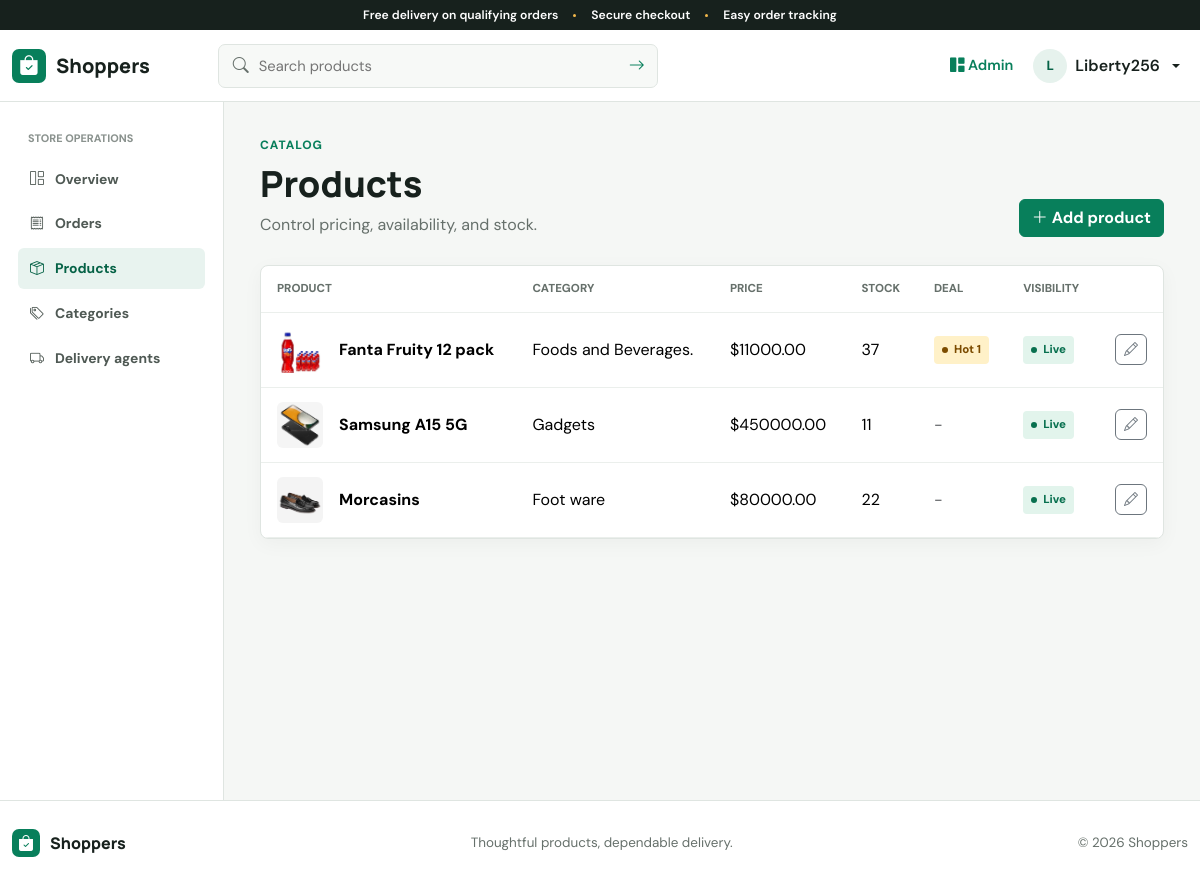
Page /dashboard/products/ (signed in) on the committed database.
### market/models.py (models this page shows, shortened)
class product(models.Model):
    name = models.CharField(max_length=100)
    price = models.DecimalField(max_digits=10, decimal_places=2)
    category = models.ForeignKey(categories, on_delete=models.CASCADE)
    description = models.TextField()
    image = models.ImageField(upload_to='product_images/', blank=True)
    stock = models.PositiveIntegerField(default=0)
    is_active = models.BooleanField(default=True)
    is_hot_deal = models.BooleanField(default=False)
    hot_deal_rank = models.PositiveIntegerField(
        default=0,
        help_text='Higher numbers place hot deals ahead of other hot deals.',
    )
    hot_deal_label = models.CharField(max_length=80, blank=True)
    created_at = models.DateTimeField(default=timezone.now, editable=False)
    class Meta:
        ordering = ['-is_hot_deal', '-hot_deal_rank', '-created_at']

class categories(models.Model):
    name = models.CharField(max_length=100)
    description = models.TextField()
    class Meta:
        verbose_name_plural = 'categories'
        ordering = ['name']

### admin/views.py (the view)
# urls.py: path('products/', views.products, name='manage_products'),
@superuser_required
def products(request):
    products_list = product.objects.select_related('category')
    return render(request, 'admin_panel/products.html', {'products': products_list})

### shopper/context_processors.py (called while the page is built)
def cart_count(request):
    if request.user.is_authenticated:
        return {'cart_count': CartItem.objects.filter(user=request.user).count()}
    return {'cart_count': 0}

### templates/admin_panel/products.html (shortened to what this page needs)
{% extends 'admin_panel/base.html' %}
{% block admin_content %}
<div class="page-heading"><div><p class="eyebrow">Catalog</p><h1 class="page-title">Products</h1><p class="page-subtitle">Control pricing, availability, and stock.</p></div><a class="btn btn-primary" href="{% url 'add_product' %}"><i class="bi bi-plus-lg me-1"></i>Add product</a></div>
<div class="panel"><div class="table-responsive"><table class="table"><thead><tr><th>Product</th><th>Category</th><th>Price</th><th>Stock</th><th>Deal</th><th>Visibility</th><th></th></tr></thead><tbody>
{% for product in products %}<tr><td><div class="d-flex align-items-center gap-3">{% if product.image %}<img src="{{ product.image.url }}" width="46" height="46" class="rounded" style="object-fit:cover" alt="">{% else %}<span class="d-grid bg-light rounded" style="width:46px;height:46px;place-items:center"><i class="bi bi-image"></i></span>{% endif %}<strong>{{ product.name }}</strong></div></td><td>{{ product.category.name }}</td><td>${{ product.price }}</td><td>{% if product.stock <= 5 %}<span class="text-danger fw-semibold">{{ product.stock }}</span>{% else %}{{ product.stock }}{% endif %}</td><td>{% if product.is_hot_deal %}<span class="status status-hot">Hot{% if product.hot_deal_rank %} {{ product.hot_deal_rank }}{% endif %}</span>{% else %}<span class="text-muted">-</span>{% endif %}</td><td>{% if product.is_active %}<span class="status status-delivered">Live</span>{% else %}<span class="status status-pending">Hidden</span>{% endif %}</td><td class="text-end"><a class="btn btn-sm btn-outline-secondary" href="{% url 'edit_product' product.id %}" title="Edit product" aria-label="Edit {{ product.name }}"><i class="bi bi-pencil"></i></a></td></tr>
{% empty %}<tr><td colspan="7" class="text-center text-muted py-5">No products yet. Add one to start the catalog.</td></tr>{% endfor %}
</tbody></table></div></div>
{% endblock %}

### templates/base.html (shortened to what this page needs)
{% load static %}
<!DOCTYPE html>
<html lang="en">
<head>
    <link href="https://cdn.jsdelivr.net/npm/bootstrap@5.3.3/dist/css/bootstrap.min.css" rel="stylesheet">
    <link href="https://cdn.jsdelivr.net/npm/bootstrap-icons@1.11.3/font/bootstrap-icons.css" rel="stylesheet">
    <link href="{% static 'css/app.css' %}" rel="stylesheet">
</head>
<body>
<div class="announcement">Free delivery on qualifying orders <span></span> Secure checkout <span></span> Easy order tracking</div>
<nav class="navbar navbar-expand-lg navbar-light app-navbar sticky-top">
    <div class="container">
        <a class="navbar-brand" href="{% url 'home' %}" aria-label="Shoppers home">
            <span class="brand-mark"><i class="bi bi-bag-check-fill"></i></span>
            <span>Shoppers</span>
        </a>
        <div class="collapse navbar-collapse" id="navMenu">
            <form class="nav-search" method="get" action="{% url 'search' %}" role="search">
                <i class="bi bi-search"></i>
                <input type="search" name="q" placeholder="Search products" value="{{ request.GET.q }}" aria-label="Search products">
                <button type="submit" aria-label="Submit search"><i class="bi bi-arrow-right"></i></button>
            </form>
            <ul class="navbar-nav ms-auto align-items-lg-center gap-lg-1">
                {% if request.user.is_authenticated %}
                    {% if request.user.is_superuser %}
                    <li class="nav-item"><a class="nav-link workspace-link" href="{% url 'dashboard' %}"><i class="bi bi-grid-1x2-fill"></i> Admin</a></li>
                    {% elif request.user.delivery_agent %}
                    <li class="nav-item"><a class="nav-link workspace-link" href="{% url 'agent_dashboard' %}"><i class="bi bi-truck"></i> Deliveries</a></li>
                    {% else %}
                    <li class="nav-item"><a class="nav-link" href="{% url 'orders' %}">Orders</a></li>
                    <li class="nav-item"><a class="icon-link" href="{% url 'cart' %}" aria-label="Shopping cart"><i class="bi bi-bag"></i>{% if cart_count %}<span class="cart-count">{{ cart_count }}</span>{% endif %}</a></li>
                    {% endif %}
                    <li class="nav-item dropdown">
                        <button class="account-button dropdown-toggle" data-bs-toggle="dropdown" aria-expanded="false">
                            <span class="avatar">{{ request.user.username|first|upper }}</span>
                            <span class="account-name">{{ request.user.first_name|default:request.user.username }}</span>
                        </button>
                    </li>
                {% else %}
                    <li class="nav-item"><a class="nav-link" href="{% url 'login' %}">Sign in</a></li>
                    <li class="nav-item"><a class="btn btn-brand btn-sm" href="{% url 'register' %}">Create account</a></li>
                {% endif %}
            </ul>
        </div>
    </div>
</nav>
<main>{% block content %}{% endblock %}</main>
<footer class="site-footer">
    <div class="container footer-inner">
        <a class="navbar-brand footer-brand" href="{% url 'home' %}"><span class="brand-mark"><i class="bi bi-bag-check-fill"></i></span><span>Shoppers</span></a>
        <p>Thoughtful products, dependable delivery.</p>
        <p>&copy; {% now "Y" %} Shoppers</p>
    </div>
</footer>
</body>
</html>

### static/css/app.css (style rules this page uses)
:root { --ink: #17211d; --muted: #66706b; --line: #dfe5e1; --surface: #fff; --canvas: #f5f7f5; --brand: #087f5b; --brand-dark: #056246; --accent: #f2b84b; --danger: #c53b45; --info: #277da1; --radius: 8px; --shadow: 0 12px 34px rgba(23,33,29,.08); }
* { box-sizing: border-box; }
html { scroll-behavior: smooth; }
body { margin: 0; background: var(--canvas); color: var(--ink); font-family: "DM Sans", sans-serif; letter-spacing: 0; }
h1,h2,h3,h4,h5,h6,.navbar-brand { font-family: "Manrope", sans-serif; letter-spacing: 0; }
a { color: var(--brand); }
main { min-height: calc(100vh - 230px); }
.container { max-width: 1200px; }
.announcement { min-height: 30px; padding: 6px 16px; background: var(--ink); color: #fff; text-align: center; font-size: .76rem; font-weight: 600; }
.announcement span { display: inline-block; width: 3px; height: 3px; margin: 0 12px 2px; border-radius: 50%; background: var(--accent); }
.app-navbar { min-height: 72px; border-bottom: 1px solid var(--line); background: rgba(255,255,255,.96); backdrop-filter: blur(14px); }
.navbar-brand { display: inline-flex; align-items: center; gap: 10px; color: var(--ink); font-size: 1.24rem; font-weight: 800; }
.brand-mark { display: inline-grid; width: 34px; height: 34px; place-items: center; border-radius: 7px; background: var(--brand); color: #fff; }
.nav-search { display: flex; align-items: center; width: min(440px,42vw); margin-left: 52px; border: 1px solid var(--line); border-radius: 7px; background: #f7f9f7; overflow: hidden; }
.nav-search>i { margin-left: 14px; color: var(--muted); }
.nav-search input { min-width: 0; flex: 1; padding: 10px; border: 0; outline: 0; background: transparent; font-size: .92rem; }
.nav-search button { width: 40px; height: 40px; border: 0; background: transparent; color: var(--brand); }
.nav-link { color: var(--ink); font-weight: 600; font-size: .91rem; }
.workspace-link { color: var(--brand); }
.account-button { display: flex; align-items: center; gap: 8px; padding: 5px 8px; border: 0; background: transparent; color: var(--ink); font-weight: 600; }
.avatar { display: grid; width: 34px; height: 34px; place-items: center; border-radius: 50%; background: #e6f2ed; color: var(--brand-dark); font-size: .83rem; font-weight: 800; }
.btn { border-radius: 6px; font-weight: 700; }
.btn-brand,.btn-primary { border-color: var(--brand); background: var(--brand); color: #fff; }
.eyebrow { margin-bottom: 8px; color: var(--brand); font-size: .75rem; font-weight: 800; letter-spacing: .08em; text-transform: uppercase; }
.page-title { margin: 0; font-size: clamp(1.65rem,3vw,2.35rem); font-weight: 800; }
.page-subtitle { margin: 8px 0 0; color: var(--muted); }
.page-heading { display: flex; justify-content: space-between; gap: 24px; align-items: end; margin-bottom: 28px; }
.panel { border: 1px solid var(--line); border-radius: var(--radius); background: var(--surface); box-shadow: 0 5px 20px rgba(23,33,29,.04); }
.table { --bs-table-bg: transparent; margin: 0; color: var(--ink); }
.table>:not(caption)>*>* { padding: 14px 16px; border-bottom-color: #ebefec; vertical-align: middle; }
.table thead th { color: var(--muted); font-size: .72rem; font-weight: 800; text-transform: uppercase; }
.table-responsive { border-radius: inherit; }
.status { display: inline-flex; align-items: center; gap: 6px; padding: 5px 8px; border-radius: 4px; font-size: .72rem; font-weight: 800; }
.status:before { width: 6px; height: 6px; border-radius: 50%; background: currentColor; content: ""; }
.status-hot { background: #fff1c8; color: #7c4c00; }
.status-delivered { background: #e2f4ec; color: #08704f; }
.site-footer { padding: 28px 0; border-top: 1px solid var(--line); background: #fff; }
.footer-inner { display: flex; align-items: center; justify-content: space-between; gap: 20px; }
.footer-inner p { margin: 0; color: var(--muted); font-size: .84rem; }
.footer-brand { font-size: 1rem; }
.footer-brand .brand-mark { width: 28px; height: 28px; }

### rows in the picture
product: image (picture), name "Fanta Fruity 12 pack", category.name "Foods and Beverages.", price "11000.00", stock "37", hot_deal_rank "1", is_active "Live"
product: image (picture), name "Samsung A15 5G", category.name "Gadgets", price "450000.00", stock "11", is_active "Live"
product: image (picture), name "Morcasins", category.name "Foot ware", price "80000.00", stock "22", is_active "Live"

### other values in the picture
{{ request.user.username|first|upper }} "L"
{{ request.user.first_name|default:request.user.username }} "Liberty256"
